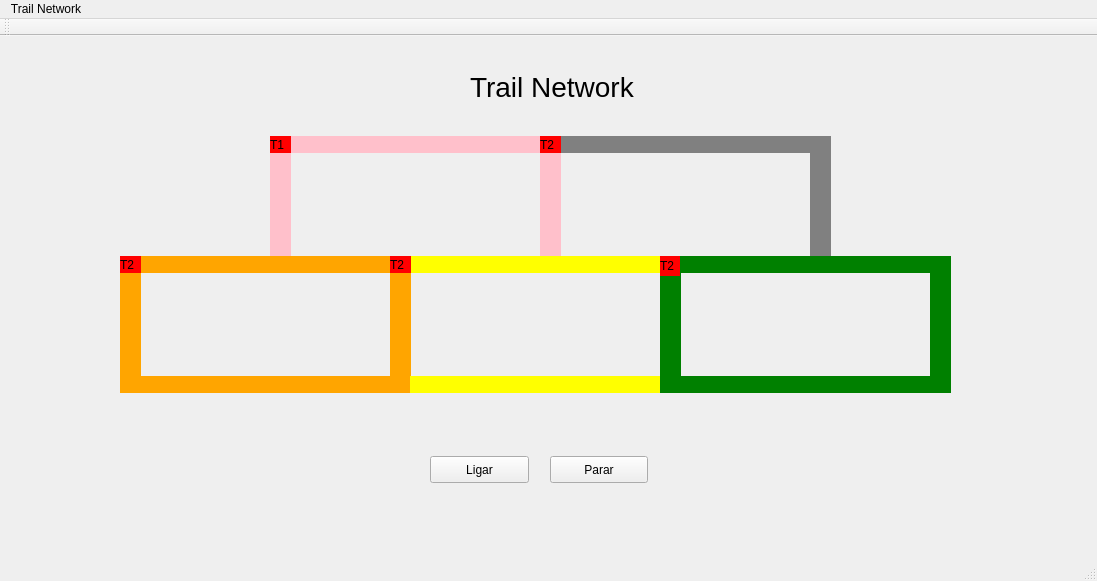
<?xml version="1.0" encoding="UTF-8"?>
<ui version="4.0">
 <class>MainWindow</class>
 <widget class="QMainWindow" name="MainWindow">
  <property name="geometry">
   <rect>
    <x>0</x>
    <y>0</y>
    <width>1097</width>
    <height>581</height>
   </rect>
  </property>
  <property name="windowTitle">
   <string>MainWindow</string>
  </property>
  <widget class="QWidget" name="centralWidget">
   <widget class="QLabel" name="label_trem1">
    <property name="geometry">
     <rect>
      <x>270</x>
      <y>100</y>
      <width>21</width>
      <height>17</height>
     </rect>
    </property>
    <property name="styleSheet">
     <string notr="true">QLabel { background: red}</string>
    </property>
    <property name="text">
     <string>T1</string>
    </property>
   </widget>
   <widget class="QLabel" name="label_trilho1">
    <property name="geometry">
     <rect>
      <x>290</x>
      <y>100</y>
      <width>250</width>
      <height>17</height>
     </rect>
    </property>
    <property name="styleSheet">
     <string notr="true">QLabel { background: pink}</string>
    </property>
    <property name="text">
     <string/>
    </property>
   </widget>
   <widget class="QLabel" name="label_trilho2">
    <property name="geometry">
     <rect>
      <x>290</x>
      <y>220</y>
      <width>250</width>
      <height>17</height>
     </rect>
    </property>
    <property name="styleSheet">
     <string notr="true">QLabel { background: yellow}</string>
    </property>
    <property name="text">
     <string/>
    </property>
   </widget>
   <widget class="QLabel" name="label_trilho3">
    <property name="geometry">
     <rect>
      <x>540</x>
      <y>100</y>
      <width>21</width>
      <height>137</height>
     </rect>
    </property>
    <property name="styleSheet">
     <string notr="true">QLabel { background: pink}</string>
    </property>
    <property name="text">
     <string/>
    </property>
   </widget>
   <widget class="QLabel" name="label_trilho4">
    <property name="geometry">
     <rect>
      <x>270</x>
      <y>100</y>
      <width>21</width>
      <height>137</height>
     </rect>
    </property>
    <property name="styleSheet">
     <string notr="true">QLabel { background: pink}</string>
    </property>
    <property name="text">
     <string/>
    </property>
   </widget>
   <widget class="QPushButton" name="pushButton">
    <property name="geometry">
     <rect>
      <x>430</x>
      <y>420</y>
      <width>99</width>
      <height>27</height>
     </rect>
    </property>
    <property name="text">
     <string>Ligar</string>
    </property>
   </widget>
   <widget class="QPushButton" name="pushButton_2">
    <property name="geometry">
     <rect>
      <x>550</x>
      <y>420</y>
      <width>98</width>
      <height>27</height>
     </rect>
    </property>
    <property name="text">
     <string>Parar</string>
    </property>
   </widget>
   <widget class="QLabel" name="label_trilho4_2">
    <property name="geometry">
     <rect>
      <x>810</x>
      <y>100</y>
      <width>21</width>
      <height>137</height>
     </rect>
    </property>
    <property name="styleSheet">
     <string notr="true">QLabel { background: gray}</string>
    </property>
    <property name="text">
     <string/>
    </property>
   </widget>
   <widget class="QLabel" name="label_trilho1_2">
    <property name="geometry">
     <rect>
      <x>560</x>
      <y>100</y>
      <width>250</width>
      <height>17</height>
     </rect>
    </property>
    <property name="styleSheet">
     <string notr="true">QLabel { background: gray}</string>
    </property>
    <property name="text">
     <string/>
    </property>
   </widget>
   <widget class="QLabel" name="label_trilho2_2">
    <property name="geometry">
     <rect>
      <x>560</x>
      <y>220</y>
      <width>250</width>
      <height>17</height>
     </rect>
    </property>
    <property name="styleSheet">
     <string notr="true">QLabel { background: yellow}</string>
    </property>
    <property name="text">
     <string/>
    </property>
   </widget>
   <widget class="QLabel" name="label_trem2">
    <property name="geometry">
     <rect>
      <x>540</x>
      <y>100</y>
      <width>21</width>
      <height>17</height>
     </rect>
    </property>
    <property name="styleSheet">
     <string notr="true">QLabel { background: red}</string>
    </property>
    <property name="text">
     <string>T2</string>
    </property>
   </widget>
   <widget class="QLabel" name="label_trilho2_3">
    <property name="geometry">
     <rect>
      <x>140</x>
      <y>340</y>
      <width>250</width>
      <height>17</height>
     </rect>
    </property>
    <property name="styleSheet">
     <string notr="true">QLabel { background: orange}</string>
    </property>
    <property name="text">
     <string/>
    </property>
   </widget>
   <widget class="QLabel" name="label_trem1_2">
    <property name="geometry">
     <rect>
      <x>120</x>
      <y>220</y>
      <width>21</width>
      <height>17</height>
     </rect>
    </property>
    <property name="styleSheet">
     <string notr="true">QLabel { background: red}</string>
    </property>
    <property name="text">
     <string>T1</string>
    </property>
   </widget>
   <widget class="QLabel" name="label_trilho1_3">
    <property name="geometry">
     <rect>
      <x>410</x>
      <y>220</y>
      <width>250</width>
      <height>17</height>
     </rect>
    </property>
    <property name="styleSheet">
     <string notr="true">QLabel { background: yellow}</string>
    </property>
    <property name="text">
     <string/>
    </property>
   </widget>
   <widget class="QLabel" name="label_trilho1_4">
    <property name="geometry">
     <rect>
      <x>140</x>
      <y>220</y>
      <width>250</width>
      <height>17</height>
     </rect>
    </property>
    <property name="styleSheet">
     <string notr="true">QLabel { background: orange}</string>
    </property>
    <property name="text">
     <string/>
    </property>
   </widget>
   <widget class="QLabel" name="label_trilho3_2">
    <property name="geometry">
     <rect>
      <x>390</x>
      <y>220</y>
      <width>21</width>
      <height>137</height>
     </rect>
    </property>
    <property name="styleSheet">
     <string notr="true">QLabel { background: orange}</string>
    </property>
    <property name="text">
     <string/>
    </property>
   </widget>
   <widget class="QLabel" name="label_trilho4_3">
    <property name="geometry">
     <rect>
      <x>120</x>
      <y>220</y>
      <width>21</width>
      <height>137</height>
     </rect>
    </property>
    <property name="styleSheet">
     <string notr="true">QLabel { background: orange}</string>
    </property>
    <property name="text">
     <string/>
    </property>
   </widget>
   <widget class="QLabel" name="label_trem2_2">
    <property name="geometry">
     <rect>
      <x>390</x>
      <y>220</y>
      <width>21</width>
      <height>17</height>
     </rect>
    </property>
    <property name="styleSheet">
     <string notr="true">QLabel { background: red}</string>
    </property>
    <property name="text">
     <string>T2</string>
    </property>
   </widget>
   <widget class="QLabel" name="label_trilho2_4">
    <property name="geometry">
     <rect>
      <x>410</x>
      <y>340</y>
      <width>250</width>
      <height>17</height>
     </rect>
    </property>
    <property name="styleSheet">
     <string notr="true">QLabel { background: yellow}</string>
    </property>
    <property name="text">
     <string/>
    </property>
   </widget>
   <widget class="QLabel" name="label_trilho4_4">
    <property name="geometry">
     <rect>
      <x>660</x>
      <y>220</y>
      <width>21</width>
      <height>137</height>
     </rect>
    </property>
    <property name="styleSheet">
     <string notr="true">QLabel { background: green}</string>
    </property>
    <property name="text">
     <string/>
    </property>
   </widget>
   <widget class="QLabel" name="label_trilho4_5">
    <property name="geometry">
     <rect>
      <x>930</x>
      <y>220</y>
      <width>21</width>
      <height>137</height>
     </rect>
    </property>
    <property name="styleSheet">
     <string notr="true">QLabel { background: green}</string>
    </property>
    <property name="text">
     <string/>
    </property>
   </widget>
   <widget class="QLabel" name="label_trilho2_5">
    <property name="geometry">
     <rect>
      <x>680</x>
      <y>340</y>
      <width>250</width>
      <height>17</height>
     </rect>
    </property>
    <property name="styleSheet">
     <string notr="true">QLabel { background: green}</string>
    </property>
    <property name="text">
     <string/>
    </property>
   </widget>
   <widget class="QLabel" name="label_trem2_3">
    <property name="geometry">
     <rect>
      <x>120</x>
      <y>220</y>
      <width>21</width>
      <height>17</height>
     </rect>
    </property>
    <property name="styleSheet">
     <string notr="true">QLabel { background: red}</string>
    </property>
    <property name="text">
     <string>T2</string>
    </property>
   </widget>
   <widget class="QLabel" name="label_trem2_4">
    <property name="geometry">
     <rect>
      <x>660</x>
      <y>220</y>
      <width>20</width>
      <height>20</height>
     </rect>
    </property>
    <property name="styleSheet">
     <string notr="true">QLabel { background: red}</string>
    </property>
    <property name="text">
     <string>T2</string>
    </property>
   </widget>
   <widget class="QLabel" name="label_trilho2_6">
    <property name="geometry">
     <rect>
      <x>680</x>
      <y>220</y>
      <width>250</width>
      <height>17</height>
     </rect>
    </property>
    <property name="styleSheet">
     <string notr="true">QLabel { background: green}</string>
    </property>
    <property name="text">
     <string/>
    </property>
   </widget>
   <widget class="QLabel" name="label">
    <property name="geometry">
     <rect>
      <x>470</x>
      <y>30</y>
      <width>181</width>
      <height>41</height>
     </rect>
    </property>
    <property name="font">
     <font>
      <pointsize>21</pointsize>
     </font>
    </property>
    <property name="text">
     <string>Trail Network</string>
    </property>
    <property name="wordWrap">
     <bool>false</bool>
    </property>
   </widget>
   <zorder>label_trilho1</zorder>
   <zorder>label_trilho2</zorder>
   <zorder>label_trilho3</zorder>
   <zorder>label_trilho4</zorder>
   <zorder>pushButton</zorder>
   <zorder>pushButton_2</zorder>
   <zorder>label_trilho4_2</zorder>
   <zorder>label_trilho1_2</zorder>
   <zorder>label_trilho2_2</zorder>
   <zorder>label_trilho2_3</zorder>
   <zorder>label_trem1_2</zorder>
   <zorder>label_trilho1_3</zorder>
   <zorder>label_trilho1_4</zorder>
   <zorder>label_trilho3_2</zorder>
   <zorder>label_trilho4_3</zorder>
   <zorder>label_trilho2_4</zorder>
   <zorder>label_trilho4_4</zorder>
   <zorder>label_trilho4_5</zorder>
   <zorder>label_trilho2_5</zorder>
   <zorder>label_trilho2_6</zorder>
   <zorder>label</zorder>
   <zorder>label_trem2</zorder>
   <zorder>label_trem1</zorder>
   <zorder>label_trem2_3</zorder>
   <zorder>label_trem2_2</zorder>
   <zorder>label_trem2_4</zorder>
  </widget>
  <widget class="QMenuBar" name="menuBar">
   <property name="geometry">
    <rect>
     <x>0</x>
     <y>0</y>
     <width>1097</width>
     <height>23</height>
    </rect>
   </property>
   <widget class="QMenu" name="menuTrails">
    <property name="title">
     <string>Trail Network</string>
    </property>
    <addaction name="actionRepository_link"/>
    <addaction name="actionAbout_me"/>
   </widget>
   <addaction name="menuTrails"/>
  </widget>
  <widget class="QToolBar" name="mainToolBar">
   <attribute name="toolBarArea">
    <enum>TopToolBarArea</enum>
   </attribute>
   <attribute name="toolBarBreak">
    <bool>false</bool>
   </attribute>
  </widget>
  <widget class="QStatusBar" name="statusBar"/>
  <action name="actionRepository_link">
   <property name="text">
    <string>Repository link</string>
   </property>
  </action>
  <action name="actionAbout_me">
   <property name="text">
    <string>About me</string>
   </property>
  </action>
 </widget>
 <layoutdefault spacing="6" margin="11"/>
 <resources/>
 <connections/>
</ui>
